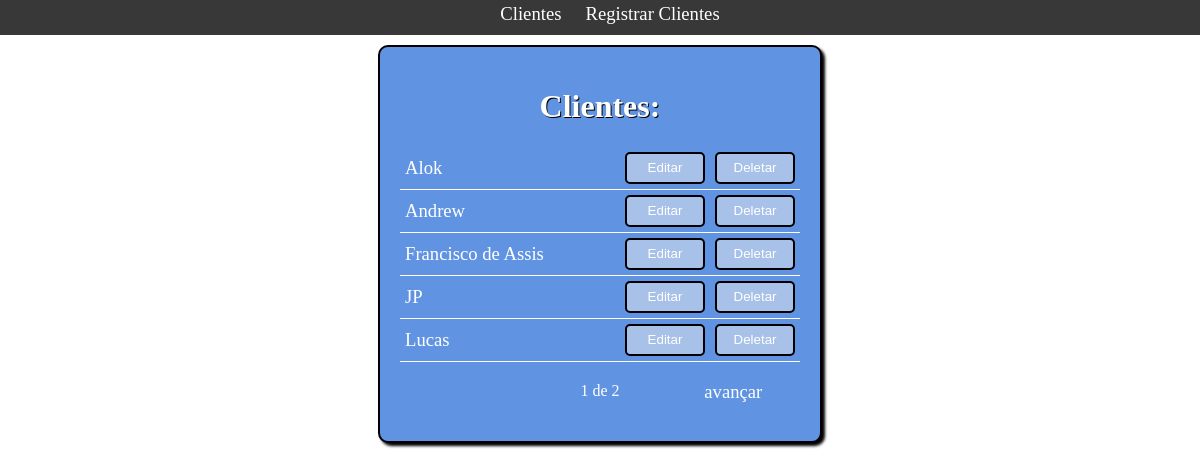
The page /cliente/ on the database its author committed.
### main/models.py (models this page shows, shortened)
class Cliente(models.Model):
    STATUS = [
        ('Pago','Pago'),
        ('Devendo','Devendo'),
    ]
    nome = models.CharField(max_length=50)
    celular = models.CharField(max_length=50)
    data = models.DateTimeField(auto_now_add=True)
    estado = models.CharField(
        max_length=7,
        choices=STATUS,
        )

### main/views.py (the view)
# urls.py: path('cliente/', views.Clientes, name='Cliente'),
def Clientes(request):
    clientes_lista = Cliente.objects.all().order_by('nome')
    paginator = Paginator(clientes_lista,5)
    page = request.GET.get('page')
    clientes = paginator.get_page(page)
    return render(request,'main/clientes.html', {'clientes': clientes})

### main/templates/main/clientes.html (shortened to what this page needs)
{% extends 'base.html' %}
{% block content %}
    <h1>Clientes:</h1>
    {% for cliente in clientes %}
    <div class = "tabela-clientes">
        <div><a href="/cliente/{{cliente.id}}">{{ cliente.nome }}</a></div>
        <div><a href="/edit/{{cliente.id}}"><button value="Editar" class="botao">Editar</button></a></div>
        <div><a href="/delete/{{cliente.id}}"><button value="Editar" class="botao">Deletar</button></a></div>
    </div>
    {% endfor %}
    <div class="pagination">
        <span class="step-links">
            {% if clientes.has_previous %}
                <a href="?page={{ clientes.previous_page_number }}"><p>voltar</p></a>
            {% else %}
                <p></p>
            {% endif%}
            <span class="current-page">
                {{ clientes.number }} de {{ clientes.paginator.num_pages }}
            </span>
            {% if clientes.has_next %}
                <a href="?page={{ clientes.next_page_number }}"><p>avançar</p></a>
            {% endif%}
        </span>
    </div>
{% endblock %}

### main/static/css/style.css (style rules this page uses)
body { display: flex; justify-content: center; flex-direction: column; padding: 0; margin: 0; }
.tabela-clientes { display: grid; grid-template-columns: 6fr 1fr 1fr; border-bottom: 1px solid white; }
.tabela-clientes div { margin: 5px; align-self: center; }
.step-links { text-align: center; display: grid; grid-template-columns: 1fr 1fr 1fr; }
.current-page { margin-top: 20px; }
.botao { color: white; background-color: #A7C1E8; border: 2px solid black; border-radius: 5px; width: 5rem; height: 2rem; margin: auto; text-align: center; }
a { color: white; text-decoration: none; font-size: 14pt; }
span { color: white; text-decoration: none; }
h1 { color: white; text-shadow: 1px 1px black; align-self: center; }

### rows shown on the page
Cliente: nome "Alok"
Cliente: nome "Andrew"
Cliente: nome "Francisco de Assis"
Cliente: nome "JP"
Cliente: nome "Lucas"

### other values the page prints
{{ clientes.number }} "1"
{{ clientes.paginator.num_pages }} "2"
